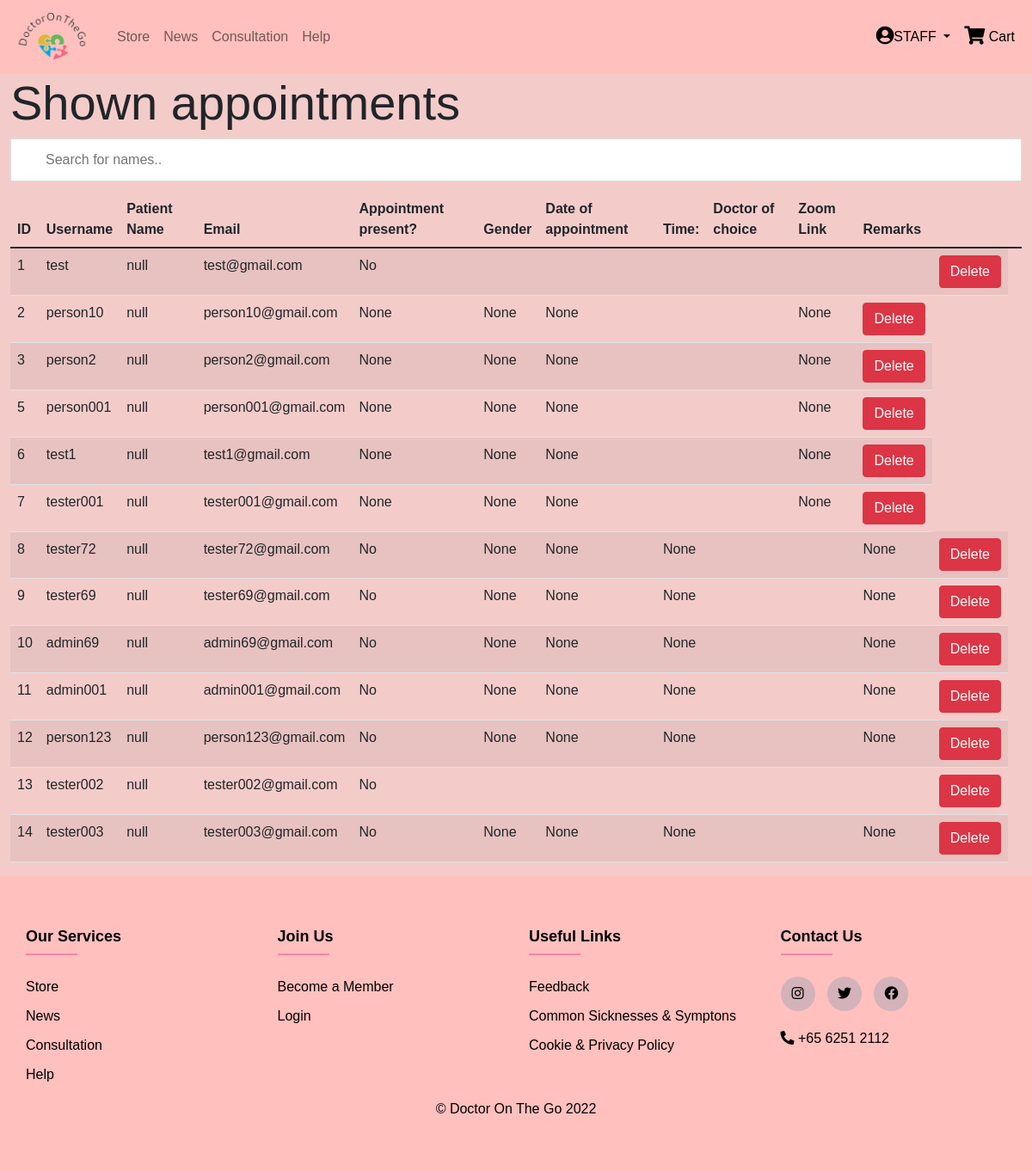
/retrieveConsultationAd (signed in), run on an earlier commit of the app's database.
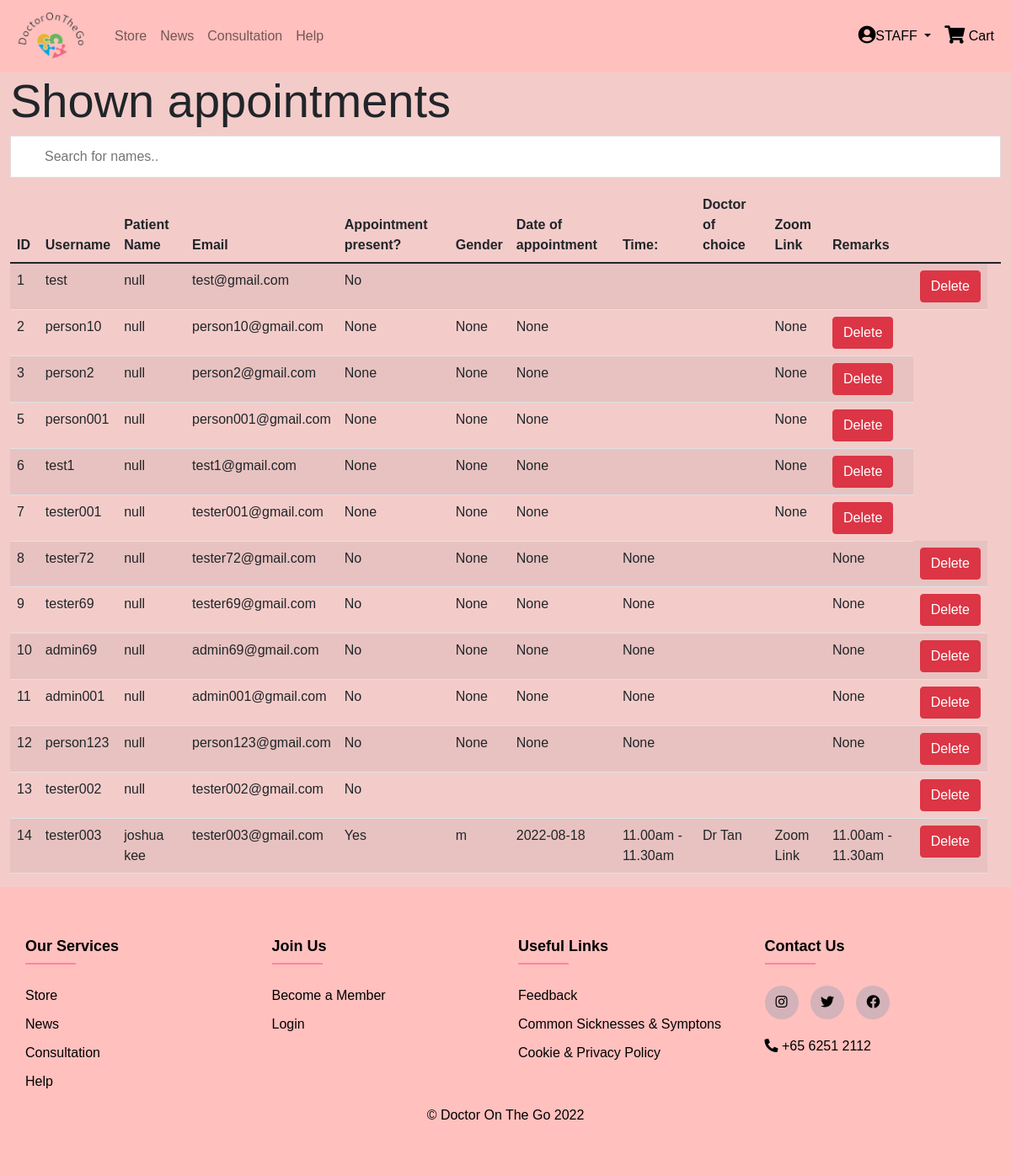
And on a later commit of the database.
### models.py (models this page shows, shortened)
class User(UserMixin, db.Model):
    __tablename__ = "user"
    id = db.Column(db.Integer, primary_key=True)
    username = db.Column(db.String(80), unique=True, nullable=False)
    email = db.Column(db.String(120), unique=True, nullable=False)
    password = db.Column(db.String(300), nullable=False, unique=True)
    pfpfilename = db.Column(db.String(85))
    two_factor_enabled = db.Column(db.Boolean, nullable=False, default=False, server_default=db.false())
    otp_secret = db.Column(db.String(32))
    role = db.Column(db.String(20))
    age = db.Column(db.String(3))
    first_name = db.Column(db.LargeBinary)
    last_name = db.Column(db.LargeBinary)
    ferkey = db.Column(db.LargeBinary)
    gender = db.Column(db.String(10))
    date_joined = db.Column(db.String(50))
    doc = db.Column(db.String(60), unique=False)
    time = db.Column(db.String(30))
    remarks = db.Column(db.String(30))
    consultstate = db.Column(db.Boolean)
    failedaccess = db.Column(db.Integer)
    card_name = db.Column(db.String(300))
    card_no = db.Column(db.String(300))
    card_exp_month = db.Column(db.String(300))
    card_exp_year = db.Column(db.String(300))
    banned = db.Column(db.Boolean, nullable=False, default=False, server_default=db.false())
    verified = db.Column(db.Boolean, nullable=False, default=False, server_default=db.false())
    shipping_address = db.Column(db.String(500))
    postal_code = db.Column(db.String(500))
    unit_no = db.Column(db.String(500))
    phone_no = db.Column(db.String(500))
    def __repr__(self):
        return '<User %r>' % self.username

### routes.py (the view, shortened to what this page needs)
@app.route('/retrieveConsultationAd', methods=['GET', 'POST'])
def retrieveConsultationAd():
    if current_user.is_authenticated:
        form = createConsultationForm()
        if current_user.role == 'admin':
          print('placeholder')
          z=0
          remarks = "Empty"
          user = current_user
          i = current_user.id
          customers_list = User
          test = user
          print('test' ,test )
          empty = " "
          consultation = user.query.all()
          f = []
          L = []
          namelist = []
          keylist = []
          for i in consultation:
              if i.consultstate == True:
                key = i.ferkey
                fernet  = Fernet(key)
                finam = i.first_name
                lanam = i.last_name
                first =  fernet.decrypt(finam).decode()
                last = fernet.decrypt(lanam).decode()
                print(first)
                f.append(first)
                L.append(last)
                namelist.append(first + ' ' + last )
              else:
                  namelist.append("null")
          return render_template('user/guest/xuzhi/retrieveConsultationAd.html',form = form, consultation = consultation, flist = f, llist = L, namelist = namelist, zip = zip )
    else:
        return redirect(url_for('login'))

### forms.py
class createConsultationForm(FlaskForm):
    first_name = StringField('First Name', [validators.Length(min=1, max=150), validators.DataRequired(), ])
    last_name = StringField('Last Name', [validators.Length(min=1, max=150), validators.DataRequired()])
    gender = SelectField('Gender', [validators.DataRequired()], choices=[('', 'Select'), ('F', 'Female'), ('M', 'Male')], default='')
    date_joined = DateField('Date of appointment(YY-MM-DD)', format='%Y-%m-%d',validators=[DateRange(min=date.today())])
    time = SelectField('Appointment time', [validators.DataRequired()], choices=[('9.00am - 9.30am','9.00am - 9.30am'),('10.00am - 10.30am', '10.00am - 10.30am'), ('11.00am - 11.30am', '11.00am - 11.30am'),('12.00pm -12.30pm','12.00pm -12.30pm'),('3.00pm - 3.30pm','3.00pm - 3.30pm'),('4.00pm - 4.30pm', '4.00pm - 4.30pm'),('5.00pm -5.30pm',' 5.00pm -5.30pm')], default = '9.00am - 9.30am')
    remarks = TextAreaField('Additional request', [validators.Optional()])
    doc=RadioField('Choice of doctor', choices=[('T', 'Dr Tan'), ('M', 'Dr Mok'), ('L', 'Dr Lim')], default='T')

### routes.py (called while the page is built)
@login_manager.user_loader
def load_user(user_id):
    return User.query.get(int(user_id))

@app.before_request
def session_handler():
    session.permanent = True
    app.permanent_session_lifetime = timedelta(minutes=30)

@app.after_request
def add_header(response):
    response.headers['X-Content-Type-Options'] = 'nosniff'
    response.headers['Strict-Transport-Security'] = 'max-age=31536000; includeSubDomains'
    response.headers['X-Frame-Options'] = 'SAMEORIGIN'
    return response

### templates/user/guest/xuzhi/retrieveConsultationAd.html (shortened to what this page needs)
{% if current_user.role == "admin" %}
{% extends "admin_base.html" %}
{% elif current_user.is_authenticated %}
{% extends "user_base.html" %}
{% else %}
{% extends "default_base.html" %}
{% endif %}
{% block content %}
<h1 class="display-4"> Shown appointments </h1>
<input type="text" id="myInput" onkeyup="myFunction()" placeholder="Search for names..">
  <div class="table-responsive">
    <table class="table table-striped table-sortable" id = 'myTable' >
      <thead>
        <tr>
          <th> ID </th>
          <th>Username</th>
          <th>Patient Name </th>
          <th>Email</th>
          <th>Appointment present?</th>
          <th>Gender</th>
          <th>Date of appointment</th>
          <th>Time: </th>
          <th>Doctor of choice</th>
          <th>Zoom Link</th>
          <th>Remarks</th>
          <th></th>
          <th></th>
        </tr>
      </thead>
      <tbody>
        <tr class = "header ">
          {% for consult,name in zip(consultation,namelist) %}
          <td> {{ consult.id }}</td>
          <td>{{ consult.username }}</td>
          <td>{{ name }} </td>
          <td>{{ consult.email }}</td>
          {% if consult.consultstate == True %}
          <td>Yes</td>
          {% elif consult.consultstate == False %}
          <td>No </td>
          {% endif %}
          <td>{{ consult.gender }}</td>
          <td>{{ consult.date_joined }}</td>
          <td>{{ consult.time }}</td>
          {% if consult.doc == "t"%}
          <td>Dr Tan</td>
          {% elif consult.doc == "m" %}
          <td>Dr Mok</td>
          {% elif consult.doc == "l" %}
          <td>Dr Lim</td>
          {% else %}
          <td> </td>
          {% endif %}
          {% if consult.doc == "t"%}
          <td> Zoom Link</td>
          {% elif consult.doc  == "m" %}
          <td>Zoom Link</td>
          {% elif consult.doc  == "l" %}
          <td>Zoom link</td>
          {% else %}
          <td> </td>
          {% endif %}
          <td>{{ consult.remarks }}</td>
          <td>
                     <form method="POST"
                action="{{ url_for('delete_consultationAd', user_id = consult.id) }}">
              <button type="button" class="btn btn-danger" data-bs-toggle="modal"
                data-bs-target="#myModal_{{consult.id}}">
                Delete
              </button>
            </form>
          </td>
        </tr>
      {% endfor %}
      </tbody>
    </table>
  </div>
    {% endblock %}

### templates/admin_base.html (shortened to what this page needs)
<!DOCTYPE html>
<html lang="en">
<head>
    <link href="https://cdn.jsdelivr.net/npm/bootstrap@5.1.3/dist/css/bootstrap.min.css" rel="stylesheet"
>
    <link rel="stylesheet" href="https://cdnjs.cloudflare.com/ajax/libs/font-awesome/5.15.3/css/all.min.css">
    <link rel="stylesheet" href="{{ url_for('static',filename='CSS/common.css') }}">
</head>
<body>
    {% block navbar %}
    {% include 'includes/_staff_navbar.html' %}
    {% endblock %}
    <div class="container-fluid">
        {% block content %}
        {% endblock %}
        <div class="chat-bot">
        </div>
    </div>
    {% block footer %}
    {% include 'includes/_footer.html' %}
    {% endblock %}
</body>
</html>

### templates/includes/_staff_navbar.html (shortened to what this page needs)
<nav class="navbar navbar-expand-lg navbar-light" id="navbar">
    <div class="container-fluid">
        <a class="navbar-brand" href="/">
            <img src="{{ url_for('static',filename='images/logo.png') }}" alt="DoctorOnTheGo" style="width:100px">
        </a>
        <div class="collapse navbar-collapse" id="main_nav">
            <ul class="navbar-nav">
                <li class="nav-item">
                    {% if storeactive %}
                    <a class="nav-link active" href="/store">Store</a>
                    {% else %}
                    <a class="nav-link" href="/store">Store</a>
                    {% endif %}
                </li>
                <li class="nav-item">
                    {% if newsactive %}
                    <a class="nav-link active" href="/News">News</a>
                    {% else %}
                    <a class="nav-link" href="/News">News</a>
                    {% endif %}
                </li>
                <li class="nav-item">
                    {% if consultactive %}
                    <a class="nav-link active" href="/consultatioPg1">Consultation</a>
                    {% else %}
                    <a class="nav-link" href="/consultatioPg1">Consultation</a>
                    {% endif %}
                </li>
                <li class="nav-item">
                    {% if contactactive %}
                    <a class="nav-link active" href="/help">Help</a>
                    {% else %}
                    <a class="nav-link" href="/help">Help</a>
                    {% endif %}
                </li>
            </ul>
            <ul class="navbar-nav ms-auto">
                <li class="nav-item dropdown main-nav-icons">
                    <a class="nav-link text-black dropdown-toggle" href="#" data-bs-toggle="dropdown"><i
                            class="fas fa-user-circle fa-lg"></i>STAFF {{ staff }}</a>
                </li>
                <li class="nav-item main-nav-icons"><a class="nav-link text-black" href="/cart"><i
                            class="fas fa-shopping-cart fa-lg"></i> Cart{% if "cart" in session %}<span class="badge">{{ session["cart"]|length }}</span>{% endif %}</a></li>
            </ul>
        </div>
    </div>
</nav>

### templates/includes/_footer.html
<footer class="footer">
    <div class="footer-container">
        <div class="footer-row">
            <div class="footer-col">
                <h4>Our Services</h4>
                <ul>
                    <li><a href="/store">Store</a></li>
                    <li><a href="/News">News</a></li>
                    <li><a href="/consultatioPg1">Consultation</a></li>
                    <li><a href="/help">Help</a></li>
                </ul>
            </div>
            <div class="footer-col">
                <h4>Join Us</h4>
                <ul>
                    <li><a href="/signup">Become a Member</a></li>
                    <li><a href="/login">Login</a></li>
                </ul>
            </div>
            <div class="footer-col">
                <h4>Useful Links</h4>
                <ul>
                    <li><a href="/help">Feedback</a></li>
                    <li><a href="/consultatioPg1">Common Sicknesses & Symptons</a></li>
                    <li><a href="/policyPage">Cookie & Privacy Policy</a></li>
                </ul>
            </div>
            <div class="footer-col">
                <h4>Contact Us</h4>
                <ul>
                    <li>
                        <div class="social-links">
                            <a href="#" target="_blank"><i class="fab fa-instagram"></i></a>
                            <a href="#" target="_blank"><i class="fab fa-twitter"></i></a>
                            <a href="#" target="_blank"><i class="fab fa-facebook"></i></a>
                        </div>
                    </li>
                    <li>
                        <i class="fas fa-phone-alt"></i> +65 6251 2112
                    </li>
                </ul>
            </div>
            <p id="copyright">&copy; Doctor On The Go 2022</p>
        </div>
    </div>
</footer>

### static/CSS/common.css (style rules this page uses)
* { font-family: sans-serif; }
body { background: #f3ccca; }
a { text-decoration: none; }
#navbar { background-color: #FFC0BE !important; }
.navbar-nav { color:#000000 !important }
.footer-container { max-width: 1170px !important; margin: auto !important; }
.footer-row { display: flex !important; flex-wrap: wrap !important; }
ul { list-style: none; padding-left: 0; }
.footer { background-color: #FFC0BE; padding: 60px 0; text-align: left; }
.footer-col { width: 25%; padding: 0 15px; }
.footer-col h4 { font-size: 18px; color: #000000; margin-bottom: 35px; font-weight: bold; position: relative; }
.footer-col h4::before { content: ''; position: absolute; left: 0; bottom: -10px; background-color: #FF82A9; height: 2px; box-sizing: border-box; width: 60px; }
.footer-col ul li:not(:last-child) { margin-bottom: 10px; }
.footer-col ul li a { text-decoration: none; font-size: 16px; color: #000000; display: block; transition: all 0.3s ease; }
.footer-col ul li { text-decoration: none; font-size: 16px; color: #000000; display: block; }
.footer-col .social-links a { display: inline-block; height: 40px; width: 40px; background-color: rgba(35, 120, 163, 0.2); margin: 0 10px 10px 0; text-align: center; line-height: 40px; border-radius: 50%; color: #000000; transition: all 0.5s ease; }
#copyright { margin: auto; font-size: 16px; color: #000000; text-align: center; }
.chat-bot { padding-top: 30px; width: 200px; float: right; }

### templates/user/guest/xuzhi/retrieveConsultationAd.html (style rules this page uses)
#myInput { background-image: url('/css/searchicon.png'); background-position: 10px 12px; background-repeat: no-repeat; width: 100%; font-size: 16px; padding: 12px 20px 12px 40px; border: 1px solid #ddd; margin-bottom: 12px; }
.table-sortable th { cursor: pointer; }

What changed in the data, as far as the page shows it:
changed User "tester003": name "null" → "joshua kee"; gender "None" → "m"; date_joined "None" → "2022-08-18"; time "None" → "11.00am - 11.30am"; remarks "None" → "11.00am - 11.30am"; consultstate "No" → "Yes"; now shows "Dr Tan Zoom Link"
